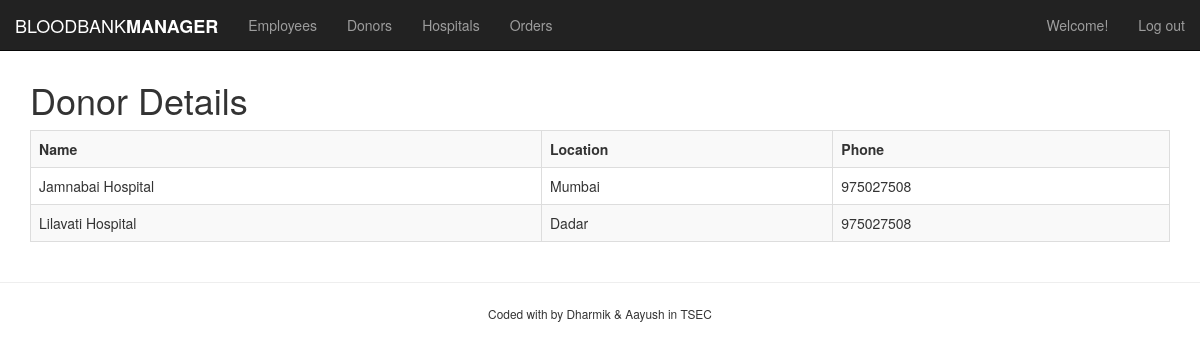
/hospital.php (signed in), run on the app's committed database.
### tables this page shows
CREATE TABLE `hospital` (
  `hospId` int(11) NOT NULL,
  `name` varchar(255) NOT NULL,
  `location` varchar(255) NOT NULL,
  `phoneNo` int(255) NOT NULL
);

### hospital.php (the view, shortened to what this page needs)
<?php
include("connection.php");
$query="SELECT * from hospital";
$result=mysqli_query($conn,$query);
include('header.php');
?>
<h1>Donor Details</h1>
<table class="table table-striped table-bordered">
    <tr>
        <th>Name</th>
        <th>Location</th>
        <th>Phone</th>
    </tr>
    <?php
    if(mysqli_num_rows($result)>0){
        while($row=mysqli_fetch_assoc($result)){
            echo "<tr>";
            echo "<td>".$row['name']."</td><td>".$row['location']."</td><td>".$row['phoneNo'];
        }
    }
    ?>
</table>
<?php
include('footer.php');
?>

### data on the page
hospital: name "Jamnabai Hospital", location "Mumbai", phoneNo "975027508"
hospital: name "Lilavati Hospital", location "Dadar", phoneNo "975027508"
